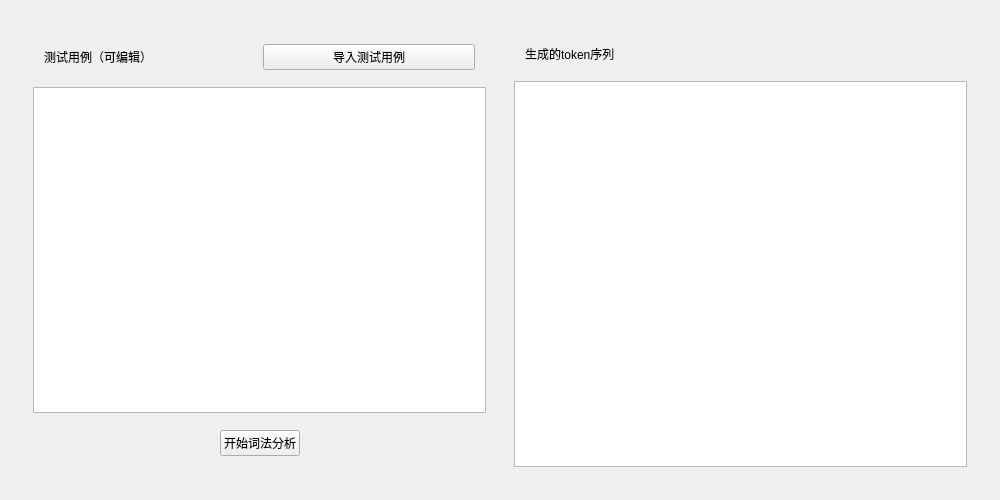
<?xml version="1.0" encoding="UTF-8"?>
<ui version="4.0">
 <class>MainWindowClass</class>
 <widget class="QMainWindow" name="MainWindowClass">
  <property name="windowModality">
   <enum>Qt::NonModal</enum>
  </property>
  <property name="geometry">
   <rect>
    <x>0</x>
    <y>0</y>
    <width>1000</width>
    <height>500</height>
   </rect>
  </property>
  <property name="windowTitle">
   <string>词法分析器</string>
  </property>
  <widget class="QWidget" name="centralWidget">
   <layout class="QGridLayout" name="gridLayout_3">
    <item row="0" column="0">
     <widget class="QWidget" name="widget_3" native="true">
      <layout class="QHBoxLayout" name="horizontalLayout_3">
       <item>
        <widget class="QWidget" name="widget_5" native="true">
         <layout class="QVBoxLayout" name="verticalLayout">
          <item>
           <widget class="QWidget" name="widget_4" native="true">
            <layout class="QHBoxLayout" name="horizontalLayout_2">
             <item>
              <widget class="QLabel" name="label">
               <property name="text">
                <string>测试用例（可编辑）</string>
               </property>
              </widget>
             </item>
             <item>
              <widget class="QPushButton" name="pushButton_4">
               <property name="text">
                <string>导入测试用例</string>
               </property>
              </widget>
             </item>
            </layout>
           </widget>
          </item>
          <item>
           <widget class="QPlainTextEdit" name="plainTextEdit_2"/>
          </item>
          <item>
           <widget class="QWidget" name="widget" native="true">
            <layout class="QHBoxLayout" name="horizontalLayout">
             <item>
              <spacer name="horizontalSpacer">
               <property name="orientation">
                <enum>Qt::Horizontal</enum>
               </property>
               <property name="sizeHint" stdset="0">
                <size>
                 <width>30</width>
                 <height>20</height>
                </size>
               </property>
              </spacer>
             </item>
             <item>
              <widget class="QPushButton" name="pushButton_2">
               <property name="enabled">
                <bool>true</bool>
               </property>
               <property name="text">
                <string>开始词法分析</string>
               </property>
              </widget>
             </item>
             <item>
              <spacer name="horizontalSpacer_2">
               <property name="orientation">
                <enum>Qt::Horizontal</enum>
               </property>
               <property name="sizeHint" stdset="0">
                <size>
                 <width>30</width>
                 <height>20</height>
                </size>
               </property>
              </spacer>
             </item>
            </layout>
           </widget>
          </item>
         </layout>
        </widget>
       </item>
       <item>
        <widget class="QWidget" name="widget_6" native="true">
         <layout class="QVBoxLayout" name="verticalLayout_2">
          <item>
           <widget class="QWidget" name="widget_2" native="true">
            <layout class="QHBoxLayout" name="horizontalLayout_4">
             <item>
              <widget class="QLabel" name="label_2">
               <property name="text">
                <string>生成的token序列</string>
               </property>
              </widget>
             </item>
             <item>
              <spacer name="horizontalSpacer_3">
               <property name="orientation">
                <enum>Qt::Horizontal</enum>
               </property>
               <property name="sizeHint" stdset="0">
                <size>
                 <width>40</width>
                 <height>20</height>
                </size>
               </property>
              </spacer>
             </item>
             <item>
              <widget class="QLabel" name="label_3">
               <property name="text">
                <string> </string>
               </property>
              </widget>
             </item>
            </layout>
           </widget>
          </item>
          <item>
           <widget class="QPlainTextEdit" name="plainTextEdit"/>
          </item>
         </layout>
        </widget>
       </item>
      </layout>
     </widget>
    </item>
   </layout>
  </widget>
 </widget>
 <layoutdefault spacing="6" margin="11"/>
 <resources>
  <include location="MainWindow.qrc"/>
 </resources>
 <connections/>
</ui>
